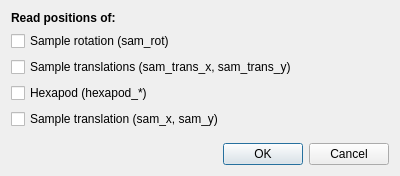
<?xml version="1.0" encoding="UTF-8"?>
<ui version="4.0">
 <class>Dialog</class>
 <widget class="QDialog" name="Dialog">
  <property name="geometry">
   <rect>
    <x>0</x>
    <y>0</y>
    <width>400</width>
    <height>176</height>
   </rect>
  </property>
  <property name="windowTitle">
   <string>Read current positions</string>
  </property>
  <layout class="QVBoxLayout" name="verticalLayout">
   <item>
    <widget class="QLabel" name="label">
     <property name="sizePolicy">
      <sizepolicy hsizetype="Preferred" vsizetype="Fixed">
       <horstretch>0</horstretch>
       <verstretch>0</verstretch>
      </sizepolicy>
     </property>
     <property name="font">
      <font>
       <weight>75</weight>
       <bold>true</bold>
      </font>
     </property>
     <property name="text">
      <string>Read positions of:</string>
     </property>
    </widget>
   </item>
   <item>
    <widget class="QCheckBox" name="rotBox">
     <property name="text">
      <string>Sample rotation (sam_rot)</string>
     </property>
    </widget>
   </item>
   <item>
    <widget class="QCheckBox" name="transBox">
     <property name="text">
      <string>Sample translations (sam_trans_x, sam_trans_y)</string>
     </property>
    </widget>
   </item>
   <item>
    <widget class="QCheckBox" name="hexaBox">
     <property name="text">
      <string>Hexapod (hexapod_*)</string>
     </property>
    </widget>
   </item>
   <item>
    <widget class="QCheckBox" name="kws3Box">
     <property name="text">
      <string>Sample translation (sam_x, sam_y)</string>
     </property>
    </widget>
   </item>
   <item>
    <spacer name="verticalSpacer">
     <property name="orientation">
      <enum>Qt::Vertical</enum>
     </property>
     <property name="sizeHint" stdset="0">
      <size>
       <width>0</width>
       <height>0</height>
      </size>
     </property>
    </spacer>
   </item>
   <item>
    <widget class="QDialogButtonBox" name="buttonBox">
     <property name="orientation">
      <enum>Qt::Horizontal</enum>
     </property>
     <property name="standardButtons">
      <set>QDialogButtonBox::Cancel|QDialogButtonBox::Ok</set>
     </property>
    </widget>
   </item>
  </layout>
 </widget>
 <resources/>
 <connections>
  <connection>
   <sender>buttonBox</sender>
   <signal>accepted()</signal>
   <receiver>Dialog</receiver>
   <slot>accept()</slot>
   <hints>
    <hint type="sourcelabel">
     <x>248</x>
     <y>254</y>
    </hint>
    <hint type="destinationlabel">
     <x>157</x>
     <y>274</y>
    </hint>
   </hints>
  </connection>
  <connection>
   <sender>buttonBox</sender>
   <signal>rejected()</signal>
   <receiver>Dialog</receiver>
   <slot>reject()</slot>
   <hints>
    <hint type="sourcelabel">
     <x>316</x>
     <y>260</y>
    </hint>
    <hint type="destinationlabel">
     <x>286</x>
     <y>274</y>
    </hint>
   </hints>
  </connection>
 </connections>
</ui>
